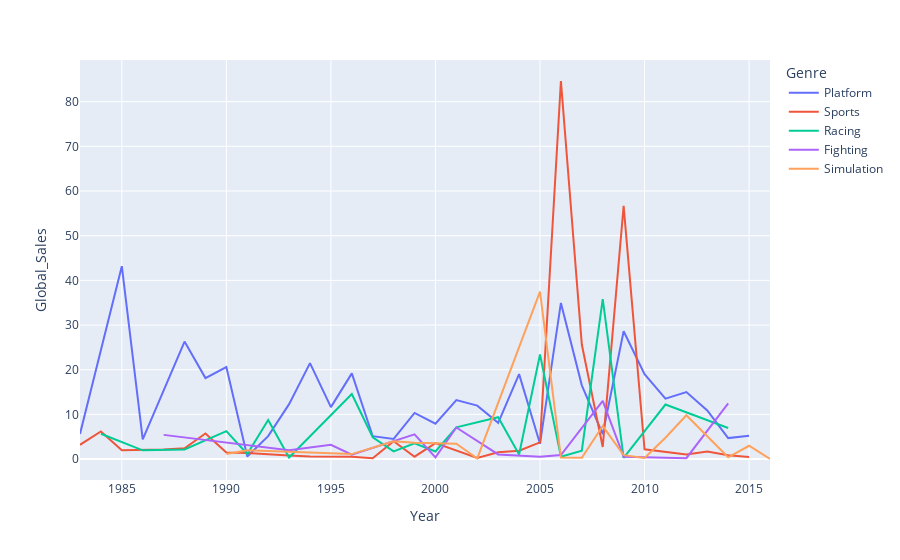

Notebook source saved alongside this figure:
### Code cell
fig = px.line(df_global_sales, x='Year', y='Global_Sales', color='Genre')
fig.update_layout(bargap=0.2)
fig.show()

### Figure 1 — Plotly figure (JSON) as saved in the notebook; plotly's stock layout.template omitted (floating-point values rounded to 4 significant figures)
{"data": [{"hovertemplate": "Genre=Platform<br>Year=%{x}<br>Global_Sales=%{y}<extra></extra>", "legendgroup": "Platform", "line": {"color": "#636efa", "dash": "solid"}, "marker": {"symbol": "circle"}, "mode": "lines", "name": "Platform", "orientation": "v", "showlegend": true, "type": "scatter", "x": [1983, 1985, 1986, 1988, 1989, 1990, 1991, 1992, 1993, 1994, 1995, 1996, 1997, 1998, 1999, 2000, 2001, 2002, 2003, 2004, 2005, 2006, 2007, 2008, 2009, 2010, 2011, 2012, 2013, 2014, 2015], "xaxis": "x", "y": [5.62, 43.17, 4.41, 26.3, 18.14, 20.61, 0.56, 5.13, 12.3, 21.47, 11.63, 19.19, 5.12, 4.5, 10.34, 7.93, 13.21, 11.96, 8.12, 19.02, 3.42, 34.94, 16.5, 5.61, 28.62, 19.0, 13.53, 15.01, 10.88, 4.7, 5.24], "yaxis": "y"}, {"hovertemplate": "Genre=Sports<br>Year=%{x}<br>Global_Sales=%{y}<extra></extra>", "legendgroup": "Sports", "line": {"color": "#EF553B", "dash": "solid"}, "marker": {"symbol": "circle"}, "mode": "lines", "name": "Sports", "orientation": "v", "showlegend": true, "type": "scatter", "x": [1983, 1984, 1985, 1987, 1988, 1989, 1990, 1991, 1993, 1994, 1996, 1997, 1998, 1999, 2000, 2002, 2003, 2004, 2005, 2006, 2007, 2008, 2009, 2010, 2012, 2013, 2014, 2015], "xaxis": "x", "y": [3.2, 6.18, 1.96, 2.15, 2.42, 5.72, 1.48, 1.38, 0.8, 0.59, 0.53, 0.17, 4.01, 0.54, 3.57, 0.25, 1.53, 1.89, 3.75, 84.62, 25.63, 2.72, 56.67, 2.18, 1.05, 1.69, 0.88, 0.45], "yaxis": "y"}, {"hovertemplate": "Genre=Racing<br>Year=%{x}<br>Global_Sales=%{y}<extra></extra>", "legendgroup": "Racing", "line": {"color": "#00cc96", "dash": "solid"}, "marker": {"symbol": "circle"}, "mode": "lines", "name": "Racing", "orientation": "v", "showlegend": true, "type": "scatter", "x": [1984, 1986, 1988, 1990, 1991, 1992, 1993, 1996, 1997, 1998, 1999, 2000, 2001, 2003, 2004, 2005, 2006, 2007, 2008, 2009, 2011, 2014], "xaxis": "x", "y": [5.68, 1.96, 2.14, 6.26, 1.14, 8.76, 0.35, 14.55, 4.88, 1.74, 3.52, 1.7, 7.11, 9.38, 1.02, 23.42, 0.54, 1.88, 35.82, 0.28, 12.21, 6.96], "yaxis": "y"}, {"hovertemplate": "Genre=Fighting<br>Year=%{x}<br>Global_Sales=%{y}<extra></extra>", "legendgroup": "Fighting", "line": {"color": "#ab63fa", "dash": "solid"}, "marker": {"symbol": "circle"}, "mode": "lines", "name": "Fighting", "orientation": "v", "showlegend": true, "type": "scatter", "x": [1987, 1993, 1995, 1996, 1999, 2000, 2001, 2003, 2005, 2006, 2008, 2009, 2012, 2014], "xaxis": "x", "y": [5.42, 2, 3.2, 0.99, 5.55, 0.39, 7.07, 1.04, 0.55, 0.91, 13.04, 0.52, 0.2, 12.47], "yaxis": "y"}, {"hovertemplate": "Genre=Simulation<br>Year=%{x}<br>Global_Sales=%{y}<extra></extra>", "legendgroup": "Simulation", "line": {"color": "#FFA15A", "dash": "solid"}, "marker": {"symbol": "circle"}, "mode": "lines", "name": "Simulation", "orientation": "v", "showlegend": true, "type": "scatter", "x": [1990, 1991, 1996, 1998, 1999, 2001, 2002, 2005, 2006, 2007, 2008, 2009, 2010, 2011, 2012, 2013, 2014, 2015, 2016], "xaxis": "x", "y": [1.14, 1.98, 1.12, 4, 3.63, 3.46, 0.14, 37.46, 0.35, 0.3, 7.39, 0.88, 0.27, 4.77, 9.81, 5.15, 0.4, 2.98, 0.02], "yaxis": "y"}], "layout": {"bargap": 0.2, "legend": {"title": {"text": "Genre"}, "tracegroupgap": 0}, "margin": {"t": 60}, "xaxis": {"anchor": "y", "domain": [0, 1], "title": {"text": "Year"}}, "yaxis": {"anchor": "x", "domain": [0, 1], "title": {"text": "Global_Sales"}}}}
